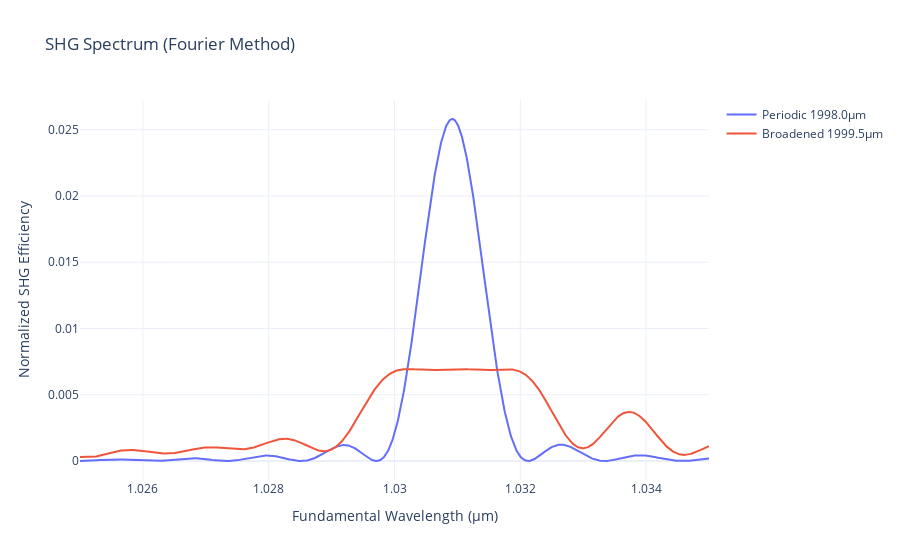

This figure's notebook cell:
### Code cell
# physical conditions.
design_temp = 70.0
num_wl_points = 1000

# Periodic grating
wl_start = 1.025
wl_end = 1.035
num_domains = 555
period = 7.2


# periodic grating
profile = grating.uniform_profile(num_domains, period, kappa_mag=999)
wls = jnp.linspace(wl_start, wl_end, num_wl_points)
widths_periodic, _ = grating.build(profile)
periodic_device = DeviceConfig(length=float(jnp.sum(widths_periodic)), num_domains=widths_periodic.shape[0], kappa=1.31e-5 / (2 / jnp.pi))
effs_periodic = calc_shg_effs(widths_periodic, wls, periodic_device, design_temp)

# broadened grating
widths_broadened = jnp.load("../datasets/broadened_shg_2000_555_e5.npy")
broadened_device = DeviceConfig(length=float(jnp.sum(widths_broadened)), num_domains=widths_broadened.shape[0], kappa=1.31e-5 / (2 / jnp.pi))
effs_broadened = calc_shg_effs(widths_broadened, wls, broadened_device, design_temp)

fig = go.Figure()
fig.add_trace(go.Scatter(x=wls, y=effs_periodic, mode="lines", name=f"Periodic {jnp.sum(widths_periodic):.1f}μm"))
fig.add_trace(go.Scatter(x=wls, y=effs_broadened, mode="lines", name=f"Broadened {jnp.sum(widths_broadened):.1f}μm"))
fig.update_layout(
    title="SHG Spectrum (Fourier Method)",
    xaxis_title="Fundamental Wavelength (μm)",
    yaxis_title="Normalized SHG Efficiency",
    template="plotly_white",
)
fig.show()

### Figure 1 — Plotly figure (JSON) as saved in the notebook; plotly's stock layout.template omitted (floating-point values rounded to 4 significant figures; data arrays with more than 128 entries replaced by an {"elided": "..."} marker saying what was removed)
{"data": [{"mode": "lines", "name": "Periodic 1998.0μm", "type": "scatter", "x": {"elided": "1000 float values"}, "y": {"elided": "1000 float values"}}, {"mode": "lines", "name": "Broadened 1999.5μm", "type": "scatter", "x": {"elided": "1000 float values"}, "y": {"elided": "1000 float values"}}], "layout": {"title": {"text": "SHG Spectrum (Fourier Method)"}, "xaxis": {"title": {"text": "Fundamental Wavelength (μm)"}}, "yaxis": {"title": {"text": "Normalized SHG Efficiency"}}}}
